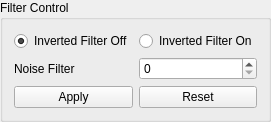
         <widget class="QGroupBox" name="FCGroupBox">
          <property name="title">
           <string>Filter Control</string>
          </property>
          <layout class="QGridLayout" name="filterLayout">
           <item row="4" column="2">
            <widget class="QPushButton" name="noiseFilterResetButton">
             <property name="text">
              <string>Reset</string>
             </property>
            </widget>
           </item>
           <item row="4" column="1">
            <widget class="QPushButton" name="noiseFilterApplyButton">
             <property name="text">
              <string>Apply</string>
             </property>
            </widget>
           </item>
           <item row="3" column="2">
            <widget class="QSpinBox" name="noiseFilterSpinBox">
             <property name="accelerated">
              <bool>true</bool>
             </property>
             <property name="minimum">
              <number>0</number>
             </property>
             <property name="maximum">
              <number>255</number>
             </property>
            </widget>
           </item>
           <item row="3" column="1">
            <widget class="QLabel" name="noiseFilterLabel">
             <property name="text">
              <string>Noise Filter</string>
             </property>
            </widget>
           </item>
           <item row="0" column="2">
            <widget class="QRadioButton" name="invertedFilterOnButton">
             <property name="text">
              <string>Inverted Filter On</string>
             </property>
             <property name="checked">
              <bool>false</bool>
             </property>
            </widget>
           </item>
           <item row="0" column="1">
            <widget class="QRadioButton" name="invertedFilterOffButton">
             <property name="text">
              <string>Inverted Filter Off</string>
             </property>
             <property name="checked">
              <bool>true</bool>
             </property>
            </widget>
           </item>
          </layout>
         </widget>
